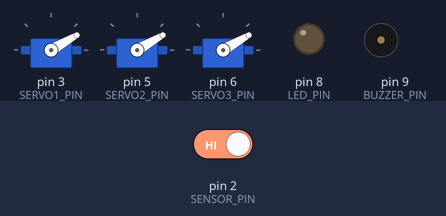
Bench run of a sketch on a simulated Arduino Uno, built with avr-gcc and run on an emulated ATmega328P. Shown: 3 × servo, output pins drawn as LEDs (lit = HIGH), buzzer (waves = sounding, pin HIGH). The test bench sets the inputs (shaded band); at power-on: pin 2 (SENSOR_PIN) HIGH.

Above: at 1.2 s.
1.3 s: pin 2 (SENSOR_PIN) driven LOW
At 1.7 s:
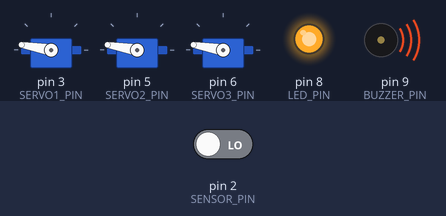
4.3 s: pin 2 (SENSOR_PIN) driven HIGH
At 5.1 s:
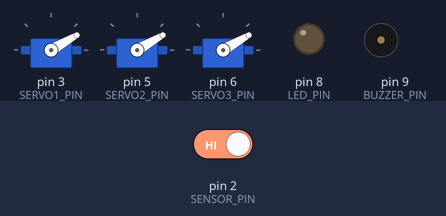
Timing chart, 0 to 7.3 s (numbered marks = the images above; inputs shaded):
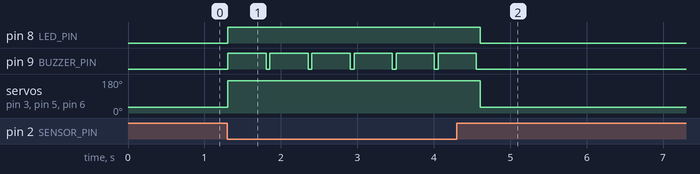

The sketch:

pinza2.ino
```cpp
#include <Servo.h>

// Pines de servos
const int SERVO1_PIN = 3;
const int SERVO2_PIN = 5;
const int SERVO3_PIN = 6;

// Sensor IR
const int SENSOR_PIN = 2;

// LED y buzzer
const int LED_PIN = 8;
const int BUZZER_PIN = 9;

// Ángulos
const int ANG_ABIERTO = 170;
const int ANG_CERRADO = 30;

Servo s1, s2, s3;

void setup() {
  pinMode(SENSOR_PIN, INPUT);
  pinMode(LED_PIN, OUTPUT);
  pinMode(BUZZER_PIN, OUTPUT);

  s1.attach(SERVO1_PIN);
  s2.attach(SERVO2_PIN);
  s3.attach(SERVO3_PIN);

  moverServos(ANG_CERRADO); // posición inicial
  digitalWrite(LED_PIN, LOW);
  digitalWrite(BUZZER_PIN, LOW);
}

void loop() {
  int estado = digitalRead(SENSOR_PIN);

  if (estado == LOW) { // objeto detectado
    moverServos(ANG_ABIERTO);
    digitalWrite(LED_PIN, HIGH);   // enciende LED azul
    digitalWrite(BUZZER_PIN, HIGH); // activa buzzer
    delay(500);                     // pitido de 0.5 s
    digitalWrite(BUZZER_PIN, LOW);  // apaga buzzer
  } else { // sin objeto
    moverServos(ANG_CERRADO);
    digitalWrite(LED_PIN, LOW);     // apaga LED
    digitalWrite(BUZZER_PIN, LOW);  // asegura buzzer apagado
  }

  delay(50);
}

void moverServos(int ang) {
  s1.write(ang);
  s2.write(ang);
  s3.write(ang);
}
```

Measured:
- after the input at 1.3 s, pin 8 (LED_PIN): LOW → HIGH at once; pin 9 (BUZZER_PIN): alternates HIGH for 0.50 s and LOW for 0.05 s, starting at once; servo on pin 3 (SERVO1_PIN), servo on pin 5 (SERVO2_PIN), servo on pin 6 (SERVO3_PIN): 30° → 170° at once
- after the input at 4.3 s, pin 8 (LED_PIN): HIGH → LOW after 0.31 s; pin 9 (BUZZER_PIN): goes on until 4.6 s, then stays LOW; servo on pin 3 (SERVO1_PIN), servo on pin 5 (SERVO2_PIN), servo on pin 6 (SERVO3_PIN): 170° → 30° after 0.31 s
